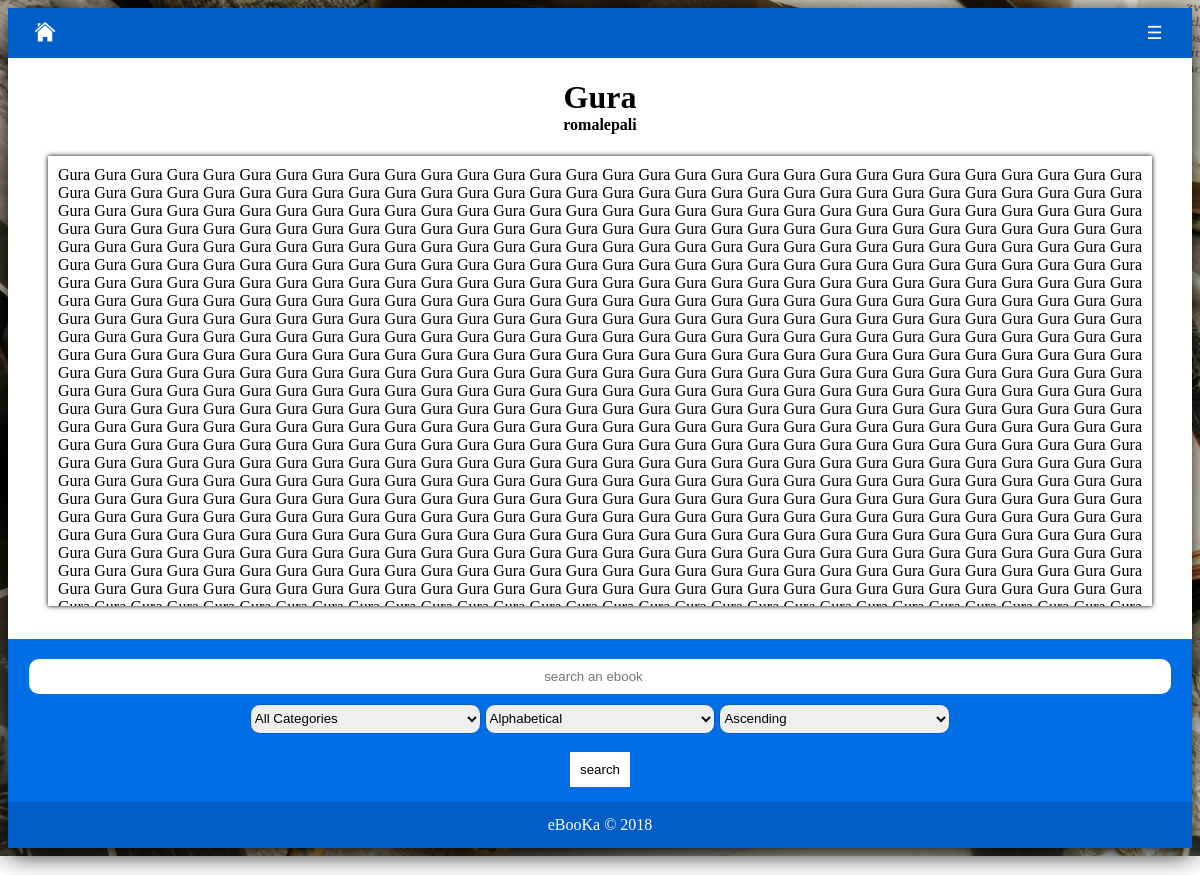
Page /posts-view.php?vstory_id=1 on the committed database.
### tables this page shows
CREATE TABLE `posts` (
  `post_id` int(11) NOT NULL AUTO_INCREMENT,
  `post_title` varchar(256) NOT NULL,
  `post_text` longtext NOT NULL,
  `post_date` timestamp NOT NULL DEFAULT CURRENT_TIMESTAMP ON UPDATE CURRENT_TIMESTAMP,
  `post_type` set('Private','Public') NOT NULL,
  `post_category_id` int(11) NOT NULL,
  `post_author` varchar(128) NOT NULL,
  `post_cover` varchar(128) NOT NULL,
  `post_description` text NOT NULL,
  `user_id` int(11) NOT NULL,
  PRIMARY KEY (`post_id`)
);

### posts-view.php (the view, shortened to what this page needs)
<!DOCTYPE html>
<?php
    include ('include/verify-notlogged.php');
        ?>
        <?php
    if(isset($_GET['vstory_id'])){
        $sql_query="SELECT * FROM posts WHERE post_id=".$_GET['vstory_id'];
        $result_set=mysqli_query($con,$sql_query);
        if(mysqli_num_rows($result_set)>0){
            $fetched_row=mysqli_fetch_array($result_set);
        }
        else{
            ?>
                <script type="text/javascript">
                    window.location.href='index.php';
                </script>
            <?php
        }
    }
?>
<html>
    <head>
        <link rel="stylesheet" href="css/main.css">
        <link rel="stylesheet" href="css/loader.css">
    </head>
    <body style="font-family:Verdana;" onload="myFunction()">
            <div style="display:none;" id="myDiv" class="animate-bottom">
                <?php include ('include/nav-main.php');?>
                <div id="main">
                    <?php include ('include/menu.php');?>
                    <div style="overflow:hidden;">
                        <div class="main" style="width:100%;">
                            <h1 style="text-align:center;"><?php echo $fetched_row[1];?></h1>
                            <h4 style="text-align:center;"><?php echo $fetched_row[6];?></h4>
                            <div style="overflow-y:auto; box-shadow:0px 0px 5px; height:450px; padding:10px; margin-bottom:33px; text-align:justify;">
                                <?php echo $fetched_row[2];?>
                            </div>
                        </div>
                        <?php include ('include/searchbar.php');?>
                    </div>
                    <?php include ('include/footer.php');?>
                </div>
    </body>
</html>

### css/main.css (style rules this page uses)
body { background-image: url("../images/background.jpg"); background-repeat: no-repeat; background-size: cover; }
* { box-sizing: border-box; }
.main { float:left; width:75%; padding: 0px 40px; }
#main { transition: margin-left .5s; background-color: rgba(255, 255, 255, .5); }

### css/loader.css (style rules this page uses)
.animate-bottom { position: relative; -webkit-animation-name: animatebottom; -webkit-animation-duration: 1s; animation-name: animatebottom; animation-duration: 1s }
#myDiv { display: none; text-align: center; background-color: white; box-shadow: 0px 5px 25px black; }

### posts-view.php (style rules this page uses)
h1 { margin-bottom:0px; }
h4 { margin-top:0px; }

### rows in the picture
posts: post_title "Gura", post_author "romalepali", post_text "Gura Gura Gura Gura Gura Gura Gura Gura Gura Gura Gura Gura Gura Gura Gura Gura Gura Gura Gura Gura Gura Gura Gura Gura Gura Gura Gura Gura Gura Gura Gura Gura Gura Gura Gura Gura Gura Gura Gura Gura Gura Gura Gura Gura Gura Gura Gura Gura Gura Gura Gura Gura Gura Gura Gura Gura Gura Gura Gura Gura Gura Gura Gura Gura Gura Gura Gura Gura Gura Gura Gura Gura Gura Gura Gura Gura Gura Gura Gura Gura Gura Gura Gura Gura Gura Gura Gura Gura Gura Gura Gura Gura Gura Gura Gura Gura Gura Gura Gura Gura Gura Gura Gura Gura Gura Gura Gura Gura Gura Gura Gura Gura Gura Gura Gura Gura Gura Gura Gura Gura Gura Gura Gura Gura Gura Gura Gura Gura Gura Gura Gura Gura Gura Gura Gura Gura Gura Gura Gura Gura…"

### other values in the picture
form field category "All Categories"
